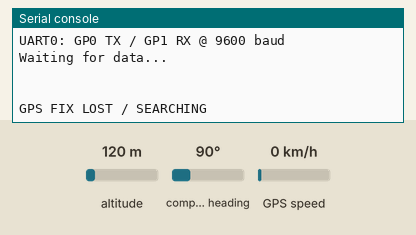
A program run on a simulated Raspberry Pi Pico running MicroPython. Shown: the last lines printed to the serial console. The test bench sets the inputs (shaded band); at power-on: GPS speed 0 km/h, compass heading 90°, altitude 120 m. The GPS gets a fix after 3 s at 37.7749, -122.4194 with 8 satellites.

Above: at 1.2 s.
1.3 s: GPS speed set to 30 km/h
At 3.4 s:
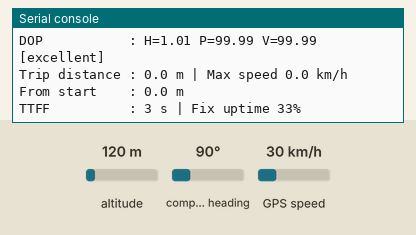
4.5 s: compass heading set to 7°
At 5.8 s:
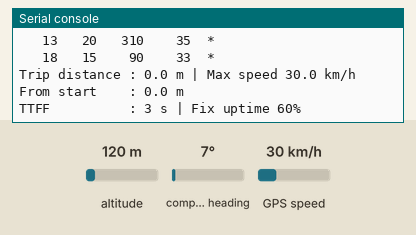
6.5 s: compass heading set to 180°
At 7.7 s:
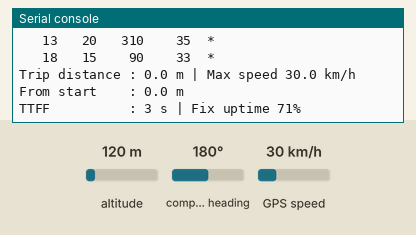
9.5 s: GPS speed set to 2 km/h
At 11.2 s:
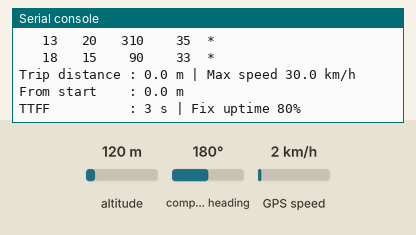
13.5 s: altitude set to 20 m
At 14.8 s:
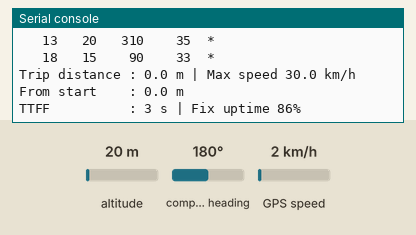
Timing chart, 0 to 16.1 s (numbered marks = the images above; inputs shaded):
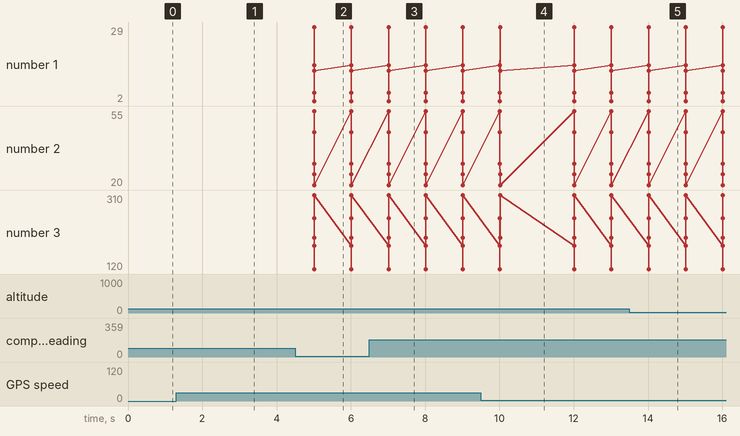

The program:

adv-gps.py
```python
from machine import UART, Pin
import time
import math
import os

# Configuration
UART_ID = 0
BAUDRATE = 9600
TX_PIN = 0              # Pico GP0 -> GPS RX
RX_PIN = 1              # Pico GP1 <- GPS TX

REPORT_INTERVAL_MS = 1000
NO_FIX_INTERVAL_MS = 3000
ALTITUDE_WINDOW = 10

TZ_OFFSET_S = 5 * 3600 + 30 * 60    # IST (UTC+5:30)

MIN_MOVE_M = 5.0                    # ignore jitter below this when summing distance
MOVING_KMH = 3.0                    # below this, treat as stationary (receiver speed noise is ~0-2.5 km/h)
MOVING_CONFIRM = 3                  # consecutive epochs above MOVING_KMH before motion counts
HDOP_JITTER_K = 2.0                 # distance gate is at least HDOP * this many metres

TARGET = None                       # e.g. (31.1048, 77.1734) for bearing/distance
GEOFENCE_RADIUS_M = None            # e.g. 100 -> alert when >100 m from first fix

LOG_TO_FILE = False                 # set True to log to flash
LOG_FILE = "gps_log.csv"
LOG_INTERVAL_MS = 5000

# Large rx buffer so the UART doesn't overflow while printing reports
gps = UART(UART_ID, baudrate=BAUDRATE, tx=Pin(TX_PIN), rx=Pin(RX_PIN),
           timeout=1000, rxbuf=1024)

# Constants (built once, not per call)
SEP = "=" * 52
KN_TO_KMH = 1.852
EARTH_R = 6371000.0
COMPASS = ("N", "NNE", "NE", "ENE", "E", "ESE", "SE", "SSE",
           "S", "SSW", "SW", "WSW", "W", "WNW", "NW", "NNW")
FIX_NAMES = {1: "No fix", 2: "2D", 3: "3D"}

# State
S = {
    "utc": None, "date": None,
    "fix": 0, "fix_type": 1,            # fix_type: 1 none, 2 2D, 3 3D
    "lat": None, "lon": None,
    "sats_used": 0, "hdop": None, "pdop": None, "vdop": None,
    "alt": None, "geoid": None,
    "speed_kmh": None, "course": None, "rmc_valid": False,
    "used_prns": [], "in_view": 0, "sat_list": [],
}

altitude_samples = []
gsv_tmp = []

start_ms = time.ticks_ms()
ttff_s = None
gga_total = 0
gga_fixed = 0

last_report = last_no_fix = last_log = start_ms
last_fix_state = None

home = None
prev_pos = None
trip_m = 0.0
max_kmh = 0.0
prev_alt = None
prev_alt_ms = None
vspeed = None
filt_alt = None
move_count = 0
geofence_alerted = False
log_header_needed = None


# NMEA helpers
def fnum(s):
    try:
        return float(s) if s else None
    except ValueError:
        return None


def inum(s, default=0):
    try:
        return int(s) if s else default
    except ValueError:
        return default


def nmea_to_decimal(raw, hemi):
    if not raw or not hemi:
        return None
    try:
        v = float(raw)
    except ValueError:
        return None
    deg = int(v // 100)
    minutes = v - deg * 100
    if not 0 <= minutes < 60:
        return None
    res = deg + minutes / 60.0
    if hemi in ("S", "W"):
        res = -res
    elif hemi not in ("N", "E"):
        return None
    limit = 90 if hemi in ("N", "S") else 180
    return res if abs(res) <= limit else None


# Sentence parsers (each updates state S)
def parse_gga(f):
    if len(f) < 13:
        return
    S["utc"] = f[1] or S["utc"]
    S["fix"] = inum(f[6])
    S["sats_used"] = inum(f[7])
    S["lat"] = nmea_to_decimal(f[2], f[3])
    S["lon"] = nmea_to_decimal(f[4], f[5])
    S["hdop"] = fnum(f[8])
    S["alt"] = fnum(f[9]) if f[10] in ("M", "") else None
    S["geoid"] = fnum(f[11]) if f[12] in ("M", "") else None


def parse_rmc(f):
    if len(f) < 10:
        return
    valid = f[2] == "A"
    S["rmc_valid"] = valid
    if not valid:
        return
    S["utc"] = f[1] or S["utc"]
    kn = fnum(f[7])
    S["speed_kmh"] = kn * KN_TO_KMH if kn is not None else None
    S["course"] = fnum(f[8])
    S["date"] = f[9] or S["date"]


def parse_gsa(f):
    if len(f) < 18:
        return
    S["fix_type"] = inum(f[2], 1)
    S["used_prns"] = [p for p in f[3:15] if p]
    S["pdop"] = fnum(f[15])
    S["hdop"] = fnum(f[16]) or S["hdop"]
    S["vdop"] = fnum(f[17])


def parse_gsv(f):
    global gsv_tmp
    if len(f) < 4:
        return
    total = inum(f[1])
    num = inum(f[2])
    S["in_view"] = inum(f[3])
    if num == 1:
        gsv_tmp = []
    for i in range(4, len(f) - 3, 4):
        if f[i]:
            gsv_tmp.append({
                "prn": f[i],
                "elev": inum(f[i + 1]),
                "az": inum(f[i + 2]),
                "snr": inum(f[i + 3], -1),   # -1 = not tracked
            })
    if num == total:
        S["sat_list"] = gsv_tmp
        gsv_tmp = []


PARSERS = {b"GGA": parse_gga, b"RMC": parse_rmc,
           b"GSA": parse_gsa, b"GSV": parse_gsv}


def handle_sentence(line):
    # Returns the sentence type (bytes) if parsed, else None; decodes only wanted sentences
    if len(line) < 10 or line[0] != 36:         # '$'
        return None
    stype = line[3:6]
    parser = PARSERS.get(stype)
    if parser is None:
        return None
    star = line.rfind(b"*")
    if star < 0 or len(line) < star + 3:
        return None
    calc = 0
    for b in line[1:star]:
        calc ^= b
    try:
        if calc != int(line[star + 1:star + 3], 16):
            return None
        fields = line[:star].decode("ascii").split(",")
    except (ValueError, UnicodeError):
        return None
    parser(fields)
    return stype


# Math and derived values
def median(vals):
    o = sorted(vals)
    n = len(o)
    m = n // 2
    return o[m] if n % 2 else (o[m - 1] + o[m]) / 2.0


def smooth_altitude(v):
    if v is None:
        return None
    altitude_samples.append(v)
    if len(altitude_samples) > ALTITUDE_WINDOW:
        altitude_samples.pop(0)
    return median(altitude_samples)


def haversine_m(lat1, lon1, lat2, lon2):
    p1, p2 = math.radians(lat1), math.radians(lat2)
    dphi = p2 - p1
    dl = math.radians(lon2 - lon1)
    a = math.sin(dphi / 2) ** 2 + math.cos(p1) * math.cos(p2) * math.sin(dl / 2) ** 2
    return 2 * EARTH_R * math.asin(math.sqrt(a))


def bearing_deg(lat1, lon1, lat2, lon2):
    p1, p2 = math.radians(lat1), math.radians(lat2)
    dl = math.radians(lon2 - lon1)
    y = math.sin(dl) * math.cos(p2)
    x = math.cos(p1) * math.sin(p2) - math.sin(p1) * math.cos(p2) * math.cos(dl)
    return (math.degrees(math.atan2(y, x)) + 360) % 360


def compass(deg):
    return COMPASS[int((deg + 11.25) // 22.5) % 16]


def maidenhead(lat, lon):
    lon += 180.0
    lat += 90.0
    a, b = int(lon // 20), int(lat // 10)
    lon -= a * 20
    lat -= b * 10
    c, d = int(lon // 2), int(lat)
    lon -= c * 2
    lat -= d
    e, f = int(lon * 12), int(lat * 24)
    return "{}{}{}{}{}{}".format(chr(65 + a), chr(65 + b), c, d,
                                 chr(97 + e), chr(97 + f))


def local_datetime():
    # UTC time + RMC date -> local (IST) datetime string, handles day rollover
    utc, date = S["utc"], S["date"]
    if not utc or not date or len(utc) < 6 or len(date) < 6:
        return None
    try:
        t = time.mktime((2000 + int(date[4:6]), int(date[2:4]), int(date[0:2]),
                         int(utc[0:2]), int(utc[2:4]), int(utc[4:6]),
                         0, 0)) + TZ_OFFSET_S
        return "{:04d}-{:02d}-{:02d} {:02d}:{:02d}:{:02d}".format(*time.localtime(t)[:6])
    except (ValueError, OverflowError):
        return None


def fix_name():
    return FIX_NAMES.get(S["fix_type"], "?")


def dop_quality(h):
    if h is None:
        return "?"
    if h < 1:
        return "ideal"
    if h < 2:
        return "excellent"
    if h < 5:
        return "good"
    if h < 10:
        return "moderate"
    if h < 20:
        return "fair"
    return "poor"


def fmt(v, spec="{:.2f}"):
    return spec.format(v) if v is not None else "-"


# Tracking (trip, max speed, vertical speed, geofence); runs once per fixed epoch
def update_tracking(now_ms):
    global prev_pos, trip_m, max_kmh, home
    global prev_alt, prev_alt_ms, vspeed, geofence_alerted, filt_alt, move_count

    lat, lon = S["lat"], S["lon"]
    speed = S["speed_kmh"]
    filt_alt = smooth_altitude(S["alt"])

    if home is None:
        home = (lat, lon)

    # Motion counts only after several consecutive epochs above the speed threshold
    move_count = move_count + 1 if (speed or 0) >= MOVING_KMH else 0
    moving = move_count >= MOVING_CONFIRM

    if prev_pos is None:
        prev_pos = (lat, lon)
    elif moving:
        d = haversine_m(prev_pos[0], prev_pos[1], lat, lon)
        gate = max(MIN_MOVE_M, HDOP_JITTER_K * (S["hdop"] or 0))
        if d >= gate:
            trip_m += d
            prev_pos = (lat, lon)
    else:
        prev_pos = (lat, lon)       # stationary: follow the drift so it never accumulates

    if moving and speed > max_kmh:
        max_kmh = speed

    # Vertical speed over >= 5 s windows
    if filt_alt is not None:
        if prev_alt is None:
            prev_alt, prev_alt_ms = filt_alt, now_ms
        else:
            dt = time.ticks_diff(now_ms, prev_alt_ms) / 1000.0
            if dt >= 5:
                vspeed = (filt_alt - prev_alt) / dt
                prev_alt, prev_alt_ms = filt_alt, now_ms

    if GEOFENCE_RADIUS_M is not None:
        dist = haversine_m(home[0], home[1], lat, lon)
        if dist > GEOFENCE_RADIUS_M:
            if not geofence_alerted:
                print("\n!!! GEOFENCE BREACH: {:.0f} m from start point".format(dist))
                geofence_alerted = True
        else:
            geofence_alerted = False


# Display
def display():
    lat, lon, alt = S["lat"], S["lon"], S["alt"]
    speed = S["speed_kmh"]

    print("\n" + SEP)
    print("GPS FIX  ({} | Q={})".format(fix_name(), S["fix"]))
    print(SEP)

    ldt = local_datetime()
    print("UTC time      :", S["utc"])
    if ldt:
        print("Local (IST)   :", ldt)

    print("Latitude      : {:.6f}".format(lat))
    print("Longitude     : {:.6f}".format(lon))
    print("Grid locator  :", maidenhead(lat, lon))
    print("Maps          : https://maps.google.com/?q={:.6f},{:.6f}".format(lat, lon))

    if alt is not None:
        print("Altitude MSL  : {:.1f} m raw | {:.1f} m filtered".format(alt, filt_alt))
        if S["geoid"] is not None:
            print("Ellipsoid ht. : {:.1f} m (geoid sep {:.1f} m)".format(
                alt + S["geoid"], S["geoid"]))
    if vspeed is not None:
        print("Vertical speed: {:+.2f} m/s".format(vspeed))

    if speed is not None:
        print("Speed         : {:.1f} km/h ({:.1f} m/s)".format(speed, speed / 3.6))
        if S["course"] is not None and speed >= MOVING_KMH:
            print("Course        : {:.1f} deg {}".format(S["course"], compass(S["course"])))
        else:
            print("Course        : n/a (stationary)")

    print("Satellites    : {} used / {} in view".format(S["sats_used"], S["in_view"]))
    print("DOP           : H={} P={} V={}  [{}]".format(
        fmt(S["hdop"]), fmt(S["pdop"]), fmt(S["vdop"]), dop_quality(S["hdop"])))

    sats = S["sat_list"]
    if sats:
        tracked = [s["snr"] for s in sats if s["snr"] > 0]
        if tracked:
            print("Signal        : {} tracked, avg SNR {:.1f} dB-Hz".format(
                len(tracked), sum(tracked) / len(tracked)))
        print("  PRN  Elev  Azim  SNR  Used")
        used_prns = S["used_prns"]
        for s in sorted(sats, key=lambda x: -x["snr"]):
            print("  {:>3}  {:>3}   {:>3}   {:>3}  {}".format(
                s["prn"], s["elev"], s["az"],
                "--" if s["snr"] < 0 else s["snr"],
                "*" if s["prn"] in used_prns else ""))

    print("Trip distance : {:.1f} m | Max speed {:.1f} km/h".format(trip_m, max_kmh))
    if home is not None:
        print("From start    : {:.1f} m".format(haversine_m(home[0], home[1], lat, lon)))
    if TARGET is not None:
        brg = bearing_deg(lat, lon, TARGET[0], TARGET[1])
        print("Target        : {:.1f} m @ {:.0f} deg {}".format(
            haversine_m(lat, lon, TARGET[0], TARGET[1]), brg, compass(brg)))

    if ttff_s is not None:
        print("TTFF          : {:.0f} s | Fix uptime {:.0f}%".format(
            ttff_s, 100.0 * gga_fixed / max(gga_total, 1)))


# CSV logging
def log_row():
    global log_header_needed
    try:
        # Check for existing file only once
        if log_header_needed is None:
            try:
                os.stat(LOG_FILE)
                log_header_needed = False
            except OSError:
                log_header_needed = True
        with open(LOG_FILE, "a") as fh:
            if log_header_needed:
                fh.write("utc,date,lat,lon,alt_m,speed_kmh,course,sats,hdop,fix_type\n")
                log_header_needed = False
            fh.write("{},{},{:.6f},{:.6f},{},{},{},{},{},{}\n".format(
                S["utc"], S["date"], S["lat"], S["lon"],
                "" if S["alt"] is None else S["alt"],
                fmt(S["speed_kmh"]) if S["speed_kmh"] is not None else "",
                "" if S["course"] is None else S["course"],
                S["sats_used"],
                "" if S["hdop"] is None else S["hdop"],
                S["fix_type"]))
    except OSError as e:
        print("Log error:", e)


# Main loop
print("\n" + SEP)
print("        NEO-6M GPS DIAGNOSTIC (GGA/RMC/GSA/GSV)")
print(SEP)
print("UART{}: GP{} TX / GP{} RX @ {} baud".format(UART_ID, TX_PIN, RX_PIN, BAUDRATE))
print("Waiting for data...\n")

try:
    while True:
        line = gps.readline()
        if not line:
            continue

        # GGA marks the end of each epoch's core data
        if handle_sentence(line.strip()) != b"GGA":
            continue

        gga_total += 1
        has_fix = S["fix"] > 0 and S["lat"] is not None and S["lon"] is not None
        now = time.ticks_ms()

        if has_fix:
            gga_fixed += 1
            if last_fix_state is not True:
                print("\nGPS fix acquired!")
                if ttff_s is None:
                    ttff_s = time.ticks_diff(now, start_ms) / 1000.0
                last_report = time.ticks_add(now, -REPORT_INTERVAL_MS)
            last_fix_state = True

            update_tracking(now)

            if time.ticks_diff(now, last_report) >= REPORT_INTERVAL_MS:
                display()
                last_report = now

            if LOG_TO_FILE and time.ticks_diff(now, last_log) >= LOG_INTERVAL_MS:
                log_row()
                last_log = now
        else:
            if last_fix_state is not False:
                print("\nGPS FIX LOST / SEARCHING")
                altitude_samples.clear()
            last_fix_state = False

            if time.ticks_diff(now, last_no_fix) >= NO_FIX_INTERVAL_MS:
                print("Searching | Sats used: {} | In view: {} | Fix type: {}".format(
                    S["sats_used"], S["in_view"], fix_name()))
                last_no_fix = now

except KeyboardInterrupt:
    print("\nGPS monitor stopped by user.")

finally:
    gps.deinit()
    print("GPS UART closed.")
```

Measured:
- after the input at 1.3 s, the serial console: prints a new line after 1.7 s (image 1)
- after the input at 4.5 s, the serial console: prints a new line after 0.51 s (image 2)
- after the input at 6.5 s, the serial console: prints a new line after 0.51 s (image 3)
- after the input at 9.5 s, the serial console: prints a new line after 0.51 s (image 4)
- after the input at 13.5 s, the serial console: prints a new line after 0.51 s (image 5)
